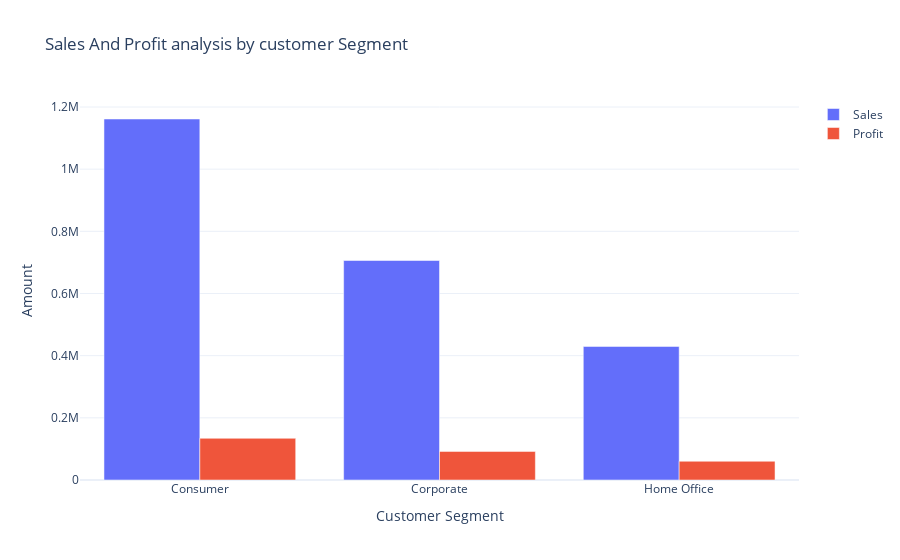

The cell this chart's notebook holds for it:
### Code cell
fig = go.Figure()
fig.add_trace(go.Bar(x=sales_profit_by_segment['Segment'],
                    y=sales_profit_by_segment['Sales'],
                    name='Sales'))

fig.add_trace(go.Bar(x=sales_profit_by_segment['Segment'],
                    y=sales_profit_by_segment['Profit'],
                    name='Profit'))

fig.update_layout(title='Sales And Profit analysis by customer Segment',xaxis_title='Customer Segment', yaxis_title='Amount')
fig.show()

### Figure 1 — Plotly figure (JSON) as saved in the notebook; plotly's stock layout.template omitted (floating-point values rounded to 4 significant figures)
{"data": [{"name": "Sales", "type": "bar", "x": ["Consumer", "Corporate", "Home Office"], "y": [1161000.0, 706100.0, 429700.0]}, {"name": "Profit", "type": "bar", "x": ["Consumer", "Corporate", "Home Office"], "y": [134100.0, 91980.0, 60300.0]}], "layout": {"title": {"text": "Sales And Profit analysis by customer Segment"}, "xaxis": {"title": {"text": "Customer Segment"}}, "yaxis": {"title": {"text": "Amount"}}}}
